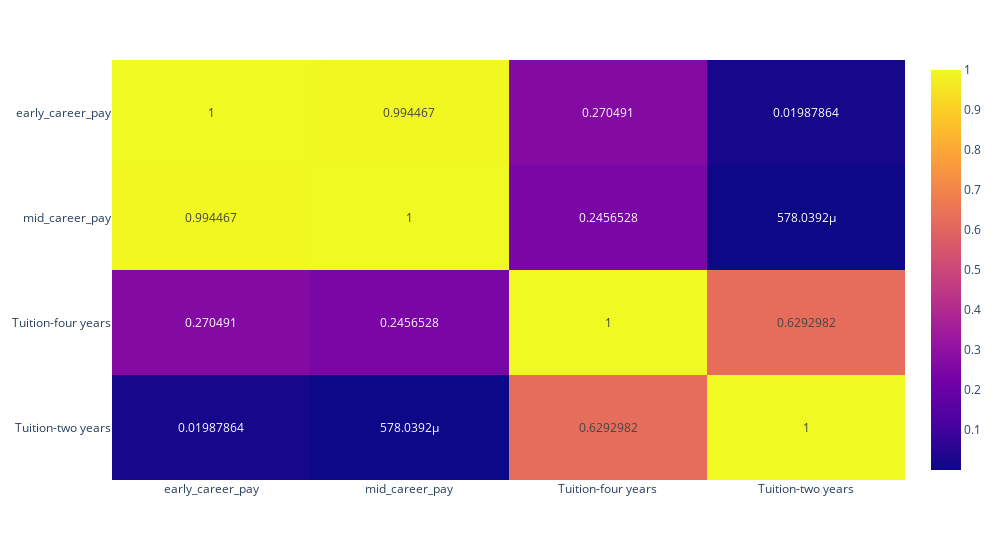

The cell this chart's notebook holds for it:
### Code cell
fig = px.imshow(df.iloc[:,1:].corr(), text_auto=True, aspect="auto", width=1000)
fig.write_html("../../../graphs/html/five/correlation.html")
fig.show()

### Figure 1 — Plotly figure (JSON) as saved in the notebook; plotly's stock layout.template omitted (floating-point values rounded to 4 significant figures)
{"data": [{"coloraxis": "coloraxis", "hovertemplate": "x: %{x}<br>y: %{y}<br>color: %{z}<extra></extra>", "name": "0", "texttemplate": "%{z}", "type": "heatmap", "x": ["early_career_pay", "mid_career_pay", "Tuition-four years", "Tuition-two years"], "xaxis": "x", "y": ["early_career_pay", "mid_career_pay", "Tuition-four years", "Tuition-two years"], "yaxis": "y", "z": [[1, 0.9945, 0.2705, 0.01988], [0.9945, 1, 0.2457, 0.000578], [0.2705, 0.2457, 1, 0.6293], [0.01988, 0.000578, 0.6293, 1]]}], "layout": {"coloraxis": {"colorscale": [[0, "#0d0887"], [0.1111, "#46039f"], [0.2222, "#7201a8"], [0.3333, "#9c179e"], [0.4444, "#bd3786"], [0.5556, "#d8576b"], [0.6667, "#ed7953"], [0.7778, "#fb9f3a"], [0.8889, "#fdca26"], [1, "#f0f921"]]}, "margin": {"t": 60}, "width": 1000, "xaxis": {"anchor": "y", "domain": [0, 1]}, "yaxis": {"anchor": "x", "autorange": "reversed", "domain": [0, 1]}}}
